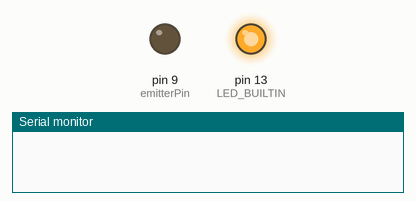
This sketch was run on a simulated Arduino Uno, built with avr-gcc and run on an emulated ATmega328P. Shown: output pins drawn as LEDs (lit = HIGH), the last lines printed to the serial monitor. Random numbers use the default seed unless the sketch sets one.

Above: at 0.1 s.
At 0.8 s:
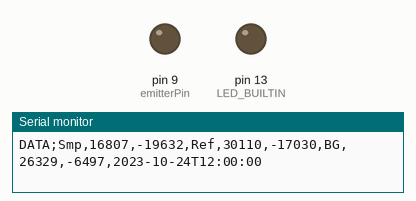
Timing chart, 0 to 3.0 s (numbered marks = the images above):
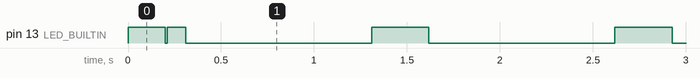

The sketch:

ard_serial_2.ino
```cpp
#include <Wire.h>

const int emitterPin = 9;
const int sensorIntegrationPin = A0;
const int sensorGainPin = A1;

int emitterIntensity = 128;
int sensorIntegration = 2;
int sensorGain = 1;
int averagingNumber = 5;

void setup() {
  pinMode(LED_BUILTIN, OUTPUT);
  digitalWrite(LED_BUILTIN, LOW);

  Serial.begin(9600);
  while (!Serial) {
    __asm("nop;");
  };

  Wire.begin();
  pinMode(emitterPin, OUTPUT);
  pinMode(sensorIntegrationPin, OUTPUT);
  pinMode(sensorGainPin, OUTPUT);
  setInitialSettings();
}

void loop() {
  digitalWrite(LED_BUILTIN, HIGH);
  delay(100);
  digitalWrite(LED_BUILTIN, LOW);

  if (Serial.available() > 0) {
    String command = Serial.readStringUntil('#');
    digitalWrite(LED_BUILTIN, HIGH);
    delay(100);
    digitalWrite(LED_BUILTIN, LOW);
    processCommand(command);
    Serial.flush();
    digitalWrite(LED_BUILTIN, HIGH);
    delay(100);
    digitalWrite(LED_BUILTIN, LOW);
  }

  int sampleValue1 = random(0, 65001);
  int sampleValue2 = random(0, 65001);
  int refValue1 = random(0, 65001);
  int refValue2 = random(0, 65001);
  int bgValue1 = random(0, 65001);
  int bgValue2 = random(0, 65001);
  String timeStamp = "2023-10-24T12:00:00";

  digitalWrite(LED_BUILTIN, HIGH);
  delay(100);
  digitalWrite(LED_BUILTIN, LOW);

  sendData(sampleValue1, sampleValue2, refValue1, refValue2, bgValue1, bgValue2, timeStamp);

  digitalWrite(LED_BUILTIN, HIGH);
  delay(100);
  digitalWrite(LED_BUILTIN, LOW);

  delay(1000);
}

void processCommand(String command) {

}

void setInitialSettings() {

}

void sendData(int sampleValue1, int sampleValue2, int refValue1, int refValue2, int bgValue1, int bgValue2, String timeStamp) {
  Serial.print("DATA;Smp,");
  Serial.print(sampleValue1);
  Serial.print(",");
  Serial.print(sampleValue2);
  Serial.print(",Ref,");
  Serial.print(refValue1);
  Serial.print(",");
  Serial.print(refValue2);
  Serial.print(",BG,");
  Serial.print(bgValue1);
  Serial.print(",");
  Serial.print(bgValue2);
  Serial.print(",");
  Serial.println(timeStamp);
}

void setEmitterIntensity(int intensityValue) {

}

void setSensorIntegration(int integrationValue) {

}

void setSensorGain(int gainValue) {

}

void setAveragingNumber(int numberValue) {

}
```
